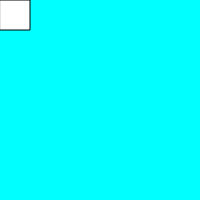
Frame 1 (no input)
Frame 60 (no input): identical to frame 1, image omitted
Frame 120 (the mouse pressed at the canvas centre since frame 60): identical to frame 1, image omitted

The p5.js sketch that drew this single still picture (run headless with seeded random() and noise() and a simulated clock; from frame 60 on, the mouse is pressed at the canvas centre):

// p5.js sketch
// ── sketch.js
var x = 0;

function setup() {
  createCanvas(200,200);
}

function draw() {
  background(0,255,255);
  rect(x,0,30,30);
  //x+=1;
}

function moveMe(){
  x++;
}
